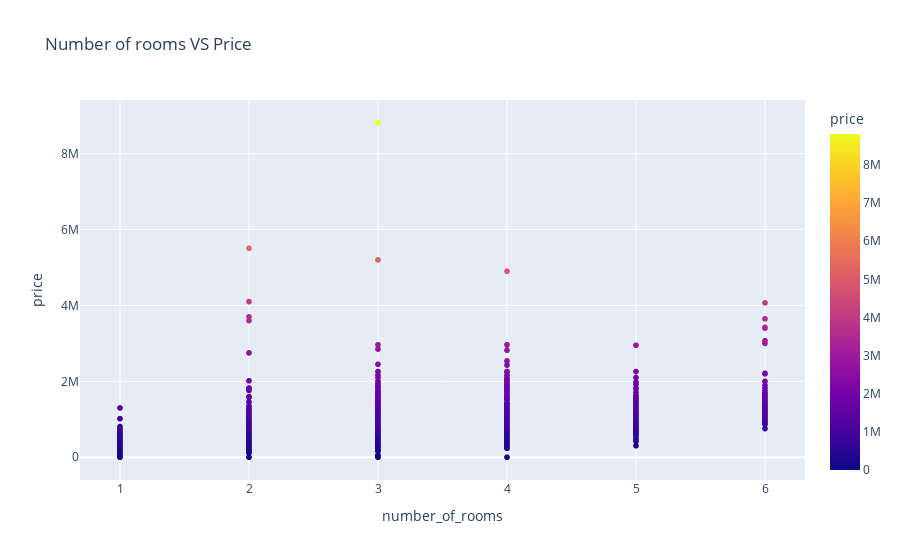

Here is the notebook cell this chart was saved with:
### Code cell
import plotly.express as px
fig = px.scatter(dataset, x = 'number_of_rooms', y = 'price', color = 'price', title = 'Number of rooms VS Price')
# fig.title("Rooms VS Price")
# fig.xlabel("Number of Rooms")
# fig.ylabel("Price")
fig.show()

### Figure 1 — Plotly figure (JSON) as saved in the notebook; plotly's stock layout.template omitted (floating-point values rounded to 4 significant figures; data arrays with more than 128 entries replaced by an {"elided": "..."} marker saying what was removed)
{"data": [{"hovertemplate": "number_of_rooms=%{x}<br>price=%{marker.color}<extra></extra>", "legendgroup": "", "marker": {"color": {"elided": "5579 int values"}, "coloraxis": "coloraxis", "symbol": "circle"}, "mode": "markers", "name": "", "showlegend": false, "type": "scattergl", "x": {"elided": "5579 int values"}, "xaxis": "x", "y": {"elided": "5579 int values"}, "yaxis": "y"}], "layout": {"coloraxis": {"colorbar": {"title": {"text": "price"}}, "colorscale": [[0, "#0d0887"], [0.1111, "#46039f"], [0.2222, "#7201a8"], [0.3333, "#9c179e"], [0.4444, "#bd3786"], [0.5556, "#d8576b"], [0.6667, "#ed7953"], [0.7778, "#fb9f3a"], [0.8889, "#fdca26"], [1, "#f0f921"]]}, "legend": {"tracegroupgap": 0}, "title": {"text": "Number of rooms VS Price"}, "xaxis": {"anchor": "y", "domain": [0, 1], "title": {"text": "number_of_rooms"}}, "yaxis": {"anchor": "x", "domain": [0, 1], "title": {"text": "price"}}}}
